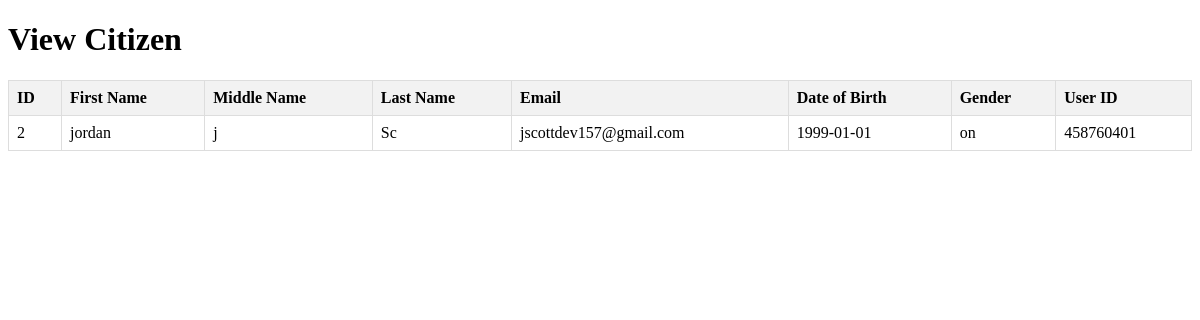
The app's page /view-citizen/2, older data.
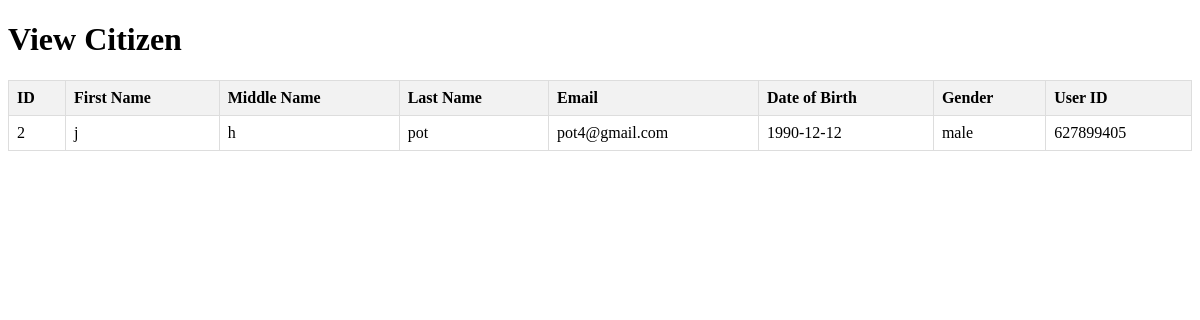
The same page, newer data.
### tables this page shows
CREATE TABLE users (
        id INTEGER PRIMARY KEY,
        first_name TEXT,
        middle_name TEXT,
        last_name TEXT,
        date_of_birth DATE,
        email TEXT UNIQUE,
        gender TEXT,
        user_id TEXT UNIQUE
    );

### app.py (the view)
@app.route("/view-citizen/<int:user_id>")
def view_citizen(user_id):
    try:
        conn = sqlite3.connect('mydatabase.db')
        cursor = conn.cursor()
        cursor.execute("SELECT id, first_name, middle_name, last_name, email, date_of_birth, gender, user_id FROM users WHERE id = ?", (user_id,))
        user = cursor.fetchone()
        conn.close()
        return render_template("view_citizen.html", user=user)
    except Exception as e:
        return f"An error occurred: {str(e)}"

### templates/view_citizen.html (shortened to what this page needs)
<!DOCTYPE html>
<html lang="en">
<head>
</head>
<body>
    <h1>View Citizen</h1>
    <table>
        <tr>
            <th>ID</th>
            <th>First Name</th>
            <th>Middle Name</th>
            <th>Last Name</th>
            <th>Email</th>
            <th>Date of Birth</th>
            <th>Gender</th>
            <th>User ID</th>
        </tr>
        <tr>
            <td>{{ user[0] }}</td>
            <td>{{ user[1] }}</td>
            <td>{{ user[2] }}</td>
            <td>{{ user[3] }}</td>
            <td>{{ user[4] }}</td>
            <td>{{ user[5] }}</td>
            <td>{{ user[6] }}</td>
            <td>{{ user[7] }}</td>
        </tr>
    </table>
</body>
</html>

### templates/view_citizen.html (style rules this page uses)
table { width: 100%; border-collapse: collapse; }
th, td { border: 1px solid #ddd; padding: 8px; text-align: left; }
th { background-color: #f2f2f2; }

Row changes from the older to the newer data that the page shows:
changed users id 2: first_name "jordan" → "j"; middle_name "j" → "h"; last_name "Sc" → "pot"; email "jscottdev157@gmail.com" → "pot4@gmail.com"; date_of_birth "1999-01-01" → "1990-12-12"; gender "on" → "male"; user "458760401" → "627899405"
